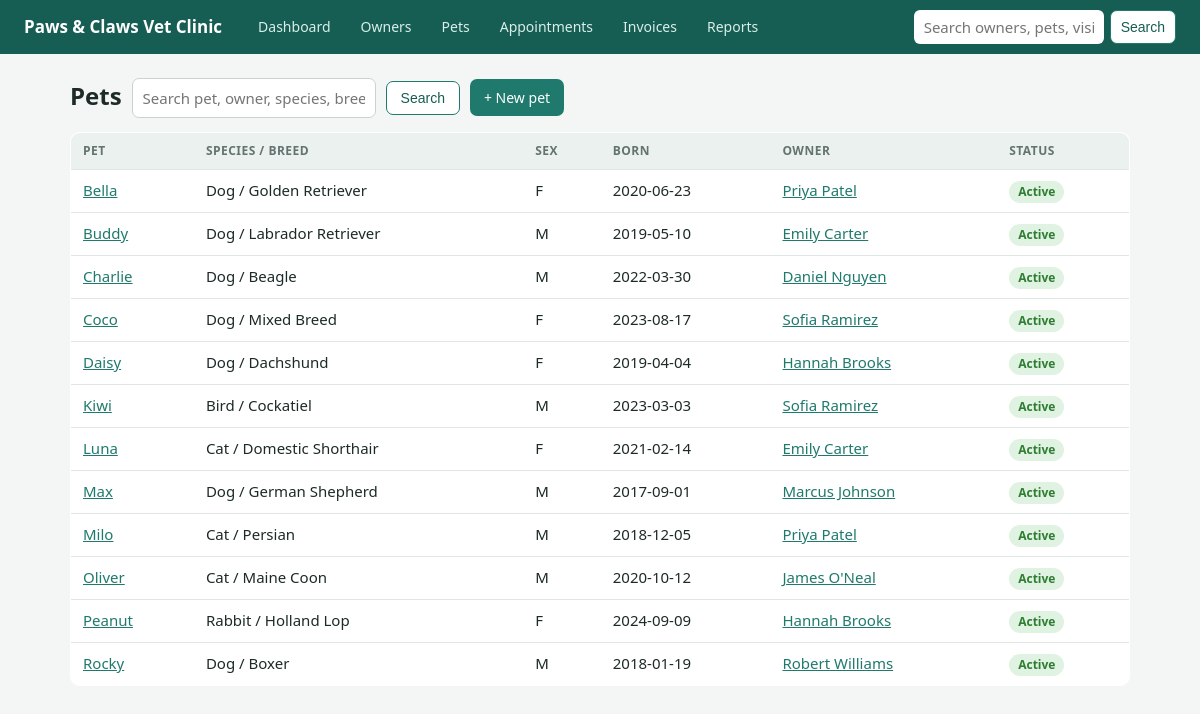
/pets, run on the app's committed database.
### tables this page shows
CREATE TABLE pet (
    pet_id          INTEGER PRIMARY KEY AUTOINCREMENT,
    owner_id        INTEGER      NOT NULL,          -- exactly one primary owner
    breed_id        INTEGER      NOT NULL,          -- species is reached through breed
    pet_name        VARCHAR(40)  NOT NULL,
    sex             CHAR(1)      NOT NULL CHECK (sex IN ('M','F')),
    birth_date      DATE,
    color           VARCHAR(40),
    weight_kg       DECIMAL(5,2) CHECK (weight_kg > 0),
    microchip_no    VARCHAR(20)  UNIQUE,
    status          VARCHAR(12)  NOT NULL DEFAULT 'Active'
        CHECK (status IN ('Active','Deceased','Transferred')),
    CONSTRAINT fk_pet_owner FOREIGN KEY (owner_id)
        REFERENCES owner (owner_id) ON UPDATE CASCADE ON DELETE RESTRICT,
    CONSTRAINT fk_pet_breed FOREIGN KEY (breed_id)
        REFERENCES breed (breed_id) ON UPDATE CASCADE ON DELETE RESTRICT
);

CREATE TABLE species (
    species_id      INTEGER PRIMARY KEY AUTOINCREMENT,
    species_name    VARCHAR(40) NOT NULL UNIQUE
);

CREATE TABLE breed (
    breed_id        INTEGER PRIMARY KEY AUTOINCREMENT,
    species_id      INTEGER     NOT NULL,
    breed_name      VARCHAR(60) NOT NULL,
    CONSTRAINT uq_breed UNIQUE (species_id, breed_name),
    CONSTRAINT fk_breed_species FOREIGN KEY (species_id)
        REFERENCES species (species_id) ON UPDATE CASCADE ON DELETE RESTRICT
);

### app/app.py (the view)
@app.route("/pets")
def pets():
    s = request.args.get("q", "").strip()
    like = f"%{s}%"
    rows = q("""SELECT * FROM v_pet_profile WHERE ?='' OR pet_name LIKE ? OR owner_name LIKE ?
                OR species_name LIKE ? OR breed_name LIKE ? ORDER BY pet_name""", (s, like, like, like, like))
    return render_template("pets.html", rows=rows, s=s)

### app/app.py (called while the page is built)
def db():
    if "db" not in g:
        g.db = sqlite3.connect(DB)
        g.db.row_factory = sqlite3.Row
        g.db.execute("PRAGMA foreign_keys = ON")
    return g.db

def q(sql, args=(), one=False):
    cur = db().execute(sql, args)
    rows = cur.fetchall()
    return (rows[0] if rows else None) if one else rows

### app/templates/pets.html
{% extends "base.html" %}{% block body %}
<div class="bar"><h1>Pets</h1><form class="sp bar" style="margin:0"><input name="q" placeholder="Search pet, owner, species, breed" value="{{ s }}"><button class="btn sec">Search</button></form><a class="btn" href="{{ url_for('pet_form') }}">+ New pet</a></div>
<table><tr><th>Pet</th><th>Species / breed</th><th>Sex</th><th>Born</th><th>Owner</th><th>Status</th></tr>
{% for p in rows %}<tr><td><a href="{{ url_for('pet_detail', pid=p.pet_id) }}">{{ p.pet_name }}</a></td><td>{{ p.species_name }} / {{ p.breed_name }}</td><td>{{ p.sex }}</td><td>{{ p.birth_date or '' }}</td>
<td><a href="{{ url_for('owner_detail', oid=p.owner_id) }}">{{ p.owner_name }}</a></td><td><span class="tag {{ p.status }}">{{ p.status }}</span></td></tr>
{% else %}<tr><td colspan="6" class="empty">No pets found.</td></tr>{% endfor %}</table>{% endblock %}

### app/static/style.css (style rules this page uses)
:root { --bg:#f4f6f5;--card:#fff;--ink:#1d2b28;--mute:#64736f;--brand:#1f7a6d;--brand-d:#165d53;--line:#dfe6e3;--bad:#b3261e;--ok:#2e7d32;--warn:#b26a00 }
* { box-sizing:border-box }
body { margin:0;font:15px/1.5 system-ui,-apple-system,"Segoe UI",Roboto,sans-serif;background:var(--bg);color:var(--ink) }
h1 { font-size:24px;margin:0 0 4px }
table { width:100%;border-collapse:collapse;background:var(--card);border:1px solid var(--line);border-radius:10px;overflow:hidden }
th { background:#eaf1ef;text-align:left;font-size:12px;text-transform:uppercase;letter-spacing:.04em;color:var(--mute);padding:9px 12px }
td { padding:9px 12px;border-top:1px solid var(--line);vertical-align:top }
a { color:var(--brand) }
.btn { display:inline-block;background:var(--brand);color:#fff;border:0;border-radius:7px;padding:8px 14px;font-size:14px;cursor:pointer;text-decoration:none }
.btn.sec { background:#fff;color:var(--brand-d);border:1px solid var(--brand) }
.bar { display:flex;gap:10px;align-items:center;margin-bottom:14px;flex-wrap:wrap }
.bar .sp { margin-left:auto }
input,select,textarea { width:100%;padding:8px 10px;border:1px solid #c9d4d0;border-radius:7px;font:inherit;background:#fff }
.bar input,.bar select { width:auto }
.tag { display:inline-block;padding:2px 9px;border-radius:99px;font-size:12px;font-weight:600;background:#e8eeec;color:#44514e }
.tag.Completed,.tag.Paid,.tag.Active { background:#e0f2e1;color:var(--ok) }

### data on the page
pet: pet_name "Bella", species_name "Dog", breed_name "Golden Retriever", sex "F", birth_date "2020-06-23", owner_name "Priya Patel", status "Active"
pet: pet_name "Buddy", species_name "Dog", breed_name "Labrador Retriever", sex "M", birth_date "2019-05-10", owner_name "Emily Carter", status "Active"
pet: pet_name "Charlie", species_name "Dog", breed_name "Beagle", sex "M", birth_date "2022-03-30", owner_name "Daniel Nguyen", status "Active"
pet: pet_name "Coco", species_name "Dog", breed_name "Mixed Breed", sex "F", birth_date "2023-08-17", owner_name "Sofia Ramirez", status "Active"
pet: pet_name "Daisy", species_name "Dog", breed_name "Dachshund", sex "F", birth_date "2019-04-04", owner_name "Hannah Brooks", status "Active"
pet: pet_name "Kiwi", species_name "Bird", breed_name "Cockatiel", sex "M", birth_date "2023-03-03", owner_name "Sofia Ramirez", status "Active"
pet: pet_name "Luna", species_name "Cat", breed_name "Domestic Shorthair", sex "F", birth_date "2021-02-14", owner_name "Emily Carter", status "Active"
pet: pet_name "Max", species_name "Dog", breed_name "German Shepherd", sex "M", birth_date "2017-09-01", owner_name "Marcus Johnson", status "Active"
pet: pet_name "Milo", species_name "Cat", breed_name "Persian", sex "M", birth_date "2018-12-05", owner_name "Priya Patel", status "Active"
pet: pet_name "Oliver", species_name "Cat", breed_name "Maine Coon", sex "M", birth_date "2020-10-12", owner_name "James O'Neal", status "Active"
pet: pet_name "Peanut", species_name "Rabbit", breed_name "Holland Lop", sex "F", birth_date "2024-09-09", owner_name "Hannah Brooks", status "Active"
pet: pet_name "Rocky", species_name "Dog", breed_name "Boxer", sex "M", birth_date "2018-01-19", owner_name "Robert Williams", status "Active"
